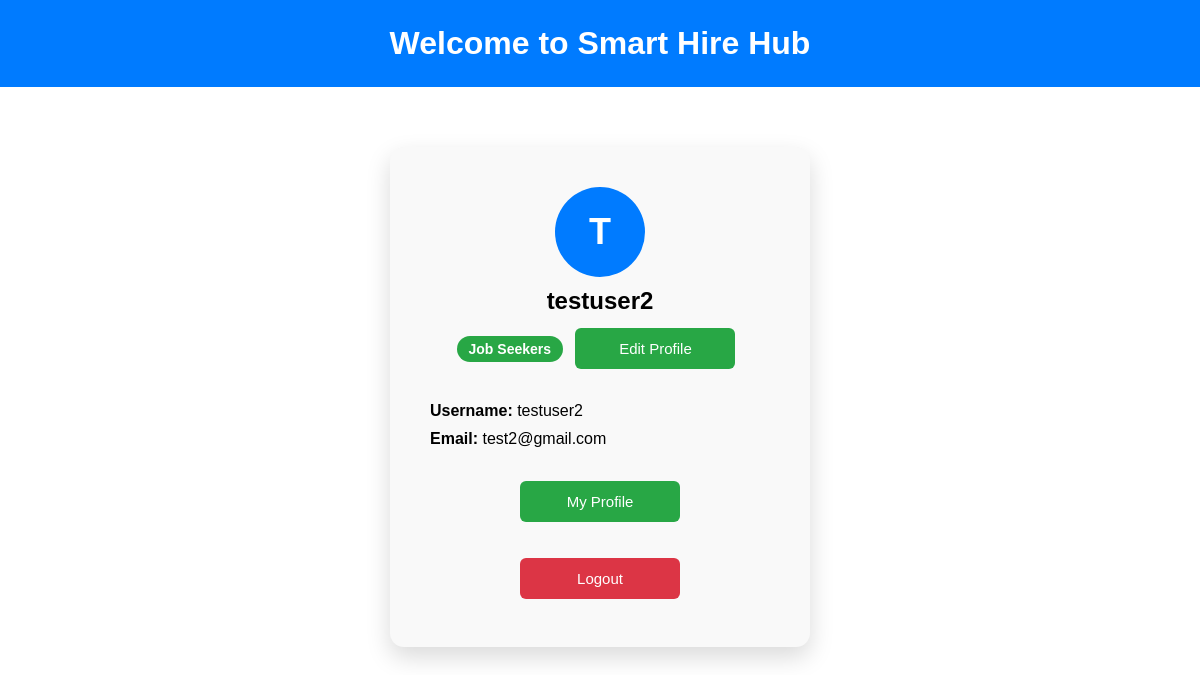
Screenshot of /home/ (signed in) with the database file from the repository.
### accounts/models.py (models this page shows)
class User(AbstractUser):
    ROLE_CHOICES = (
        ('job_seeker', 'Job Seeker'),
        ('recruiter', 'Recruiter'),
    )
    role = models.CharField(max_length=20, choices=ROLE_CHOICES)

### accounts/views.py (the view)
# urls.py: 2. Add a URL to urlpatterns:  path('', views.home, name='home')
def home(request):
    return render(request, 'hire/home.html')

### templates/hire/home.html (shortened to what this page needs)
<!DOCTYPE html>
<html lang="en">
<head>
    {% load static %}
    <link rel="stylesheet" href="{% static 'css/home.css' %}">
</head>
<body>
<header class="header">
    <h1>Welcome to Smart Hire Hub</h1>
</header>
<div class="container">
    {% if user.is_authenticated %}
        <div class="profile-card">
            <div class="profile-header">
                <div class="avatar">
                    {{ user.username|first|upper }}
                </div>
                <h2>{{ user.username }}</h2>
                {% if user.is_staff %}
                    <span class="role recuiter">Recuriter</span>
                {% else %}
                    <span class="role user">Job Seekers</span>
                {% endif %}
                <a href="{% url 'edit_profile' %}">
                <button class="btn secondary-btn">Edit Profile</button>
                </a>
            </div>
            <div class="profile-details">
                <p><strong>Username:</strong> {{ user.username }}</p>
                <p><strong>Email:</strong> {{ user.email|default:"Not provided" }}</p>
            </div>
            <div class="actions">
                {% if user.is_staff %}
                    <a href="/admin/">
                        <button class="btn primary-btn">Admin Panel</button>
                    </a>
                {% else %}
                    <a href="#">
                        <button class="btn secondary-btn">My Profile</button>
                    </a>
                {% endif %}
            </div>
            <form method="post" action="{% url 'logout' %}">
                <button class="btn logout-btn" type="submit">Logout</button>
            </form>
        </div>
    {% endif %}
</div>
</body>
</html>

### static/css/home.css (style rules this page uses)
* { margin: 0; padding: 0; box-sizing: border-box; font-family: Arial, sans-serif; }
body { background-color: #ffffff; min-height: 100vh; }
.header { background-color: #007BFF; color: white; padding: 25px; text-align: center; }
.container { display: flex; justify-content: center; margin-top: 60px; }
.profile-card { background: #f9f9f9; padding: 40px; border-radius: 14px; width: 420px; text-align: center; box-shadow: 0 10px 25px rgba(0, 0, 0, 0.15); }
.profile-header { margin-bottom: 25px; }
.avatar { width: 90px; height: 90px; background-color: #007BFF; color: white; font-size: 36px; font-weight: bold; border-radius: 50%; display: flex; justify-content: center; align-items: center; margin: 0 auto 10px; }
.profile-header h2 { margin-bottom: 5px; }
.role { padding: 5px 12px; border-radius: 20px; font-size: 14px; font-weight: bold; }
.role.user { background-color: #28a745; color: white; }
.profile-details { text-align: left; margin: 25px 0; }
.profile-details p { margin-bottom: 10px; }
.btn { padding: 12px 20px; font-size: 15px; border: none; border-radius: 6px; cursor: pointer; margin: 8px; width: 160px; }
.secondary-btn { background-color: #28a745; color: white; }
.logout-btn { background-color: #dc3545; color: white; }
.actions { margin-bottom: 20px; }

### rows the page displays
User: username|first "T", username "testuser2", email "test2@gmail.com"
